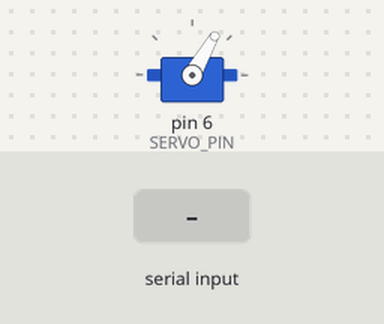
Simulated run of this sketch. Board: Arduino Uno, built with avr-gcc and run on an emulated ATmega328P. Parts: servo. Inputs (shaded band) come from the test bench.

Above: at 1.2 s.
1.3 s: "90,45\n" received over Serial
At 1.9 s:
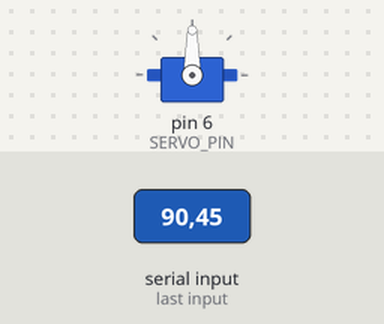
2.8 s: "30,150\n" received over Serial
At 3.8 s:
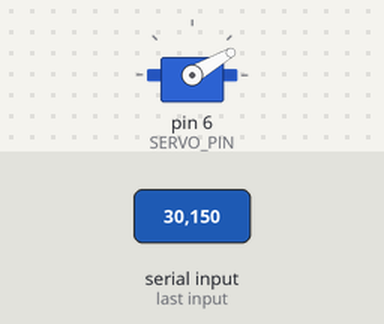
4.3 s: "5\n" received over Serial
At 5.0 s:
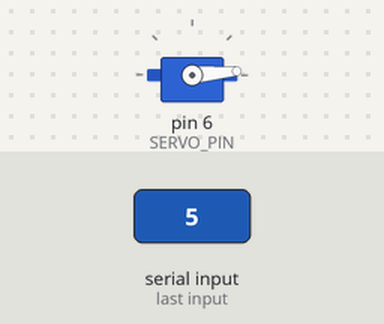
5.8 s: "200\n" received over Serial
At 6.2 s:
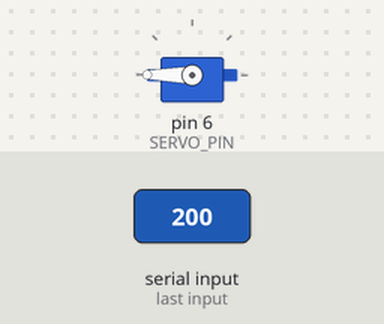
7.3 s: "90\n" received over Serial
At 8.5 s:
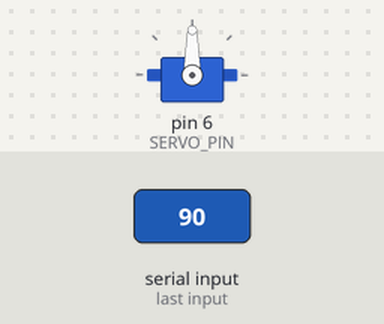
Timing chart, 0 to 9.8 s (numbered marks = the images above; inputs shaded):
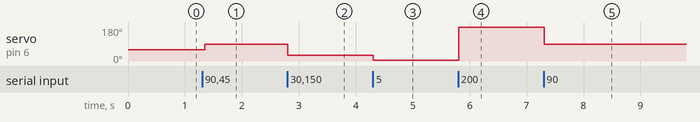

Measured:
- after the input at 1.3 s, servo on pin 6 (SERVO_PIN): 60° → 90° after 0.05 s
- after the input at 2.8 s, servo on pin 6 (SERVO_PIN): 90° → 30° at once
- after the input at 4.3 s, servo on pin 6 (SERVO_PIN): 30° → 5° at once
- after the input at 5.8 s, servo on pin 6 (SERVO_PIN): 5° → 180° at once
- after the input at 7.3 s, servo on pin 6 (SERVO_PIN): 180° → 90° at once

The sketch:

ArduinoCodes.ino
```cpp
#include <Servo.h>
#define SERVO_PIN 6
Servo servo;
String ReceivedData;
void setup() {
  // put your setup code here, to run once:
  Serial.begin(9600);
  servo.attach(SERVO_PIN);
  servo.write(60);
}

void loop() {
  // put your main code here, to run repeatedly:
  if (Serial.available()) {
    ReceivedData = Serial.readStringUntil('\n');
    servo.write(ReceivedData.toInt());
  }

  delay(50);
}
```
